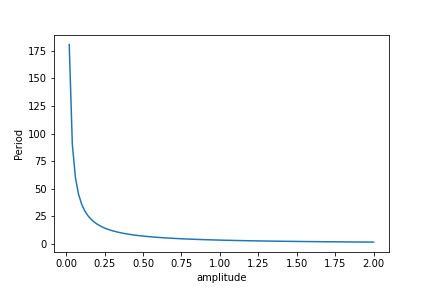

Generate this figure with Python:
#!/usr/bin/env python3
# -*- coding: utf-8 -*-
"""
Period of an anharmonic oscillator--part b
"""
import numpy as np
import matplotlib.pyplot as plt
import scipy.integrate as integrate

N = 20
m = 1
def T(amplitude):
    a = 0
    b = amplitude
    f = lambda x: 1/np.sqrt(amplitude**4-x**4)
    (I,none) = integrate.fixed_quad(f,a,b,n=N)
    return np.sqrt(8*m)*I

a_list = np.linspace(0,2,100)
period = np.zeros(100)
for i in range(100):
    amplitude = a_list[i]
    period[i] = T(amplitude)
plt.plot(a_list,period)
plt.xlabel("amplitude")
plt.ylabel("Period")
plt.savefig('p2.png')
plt.show()